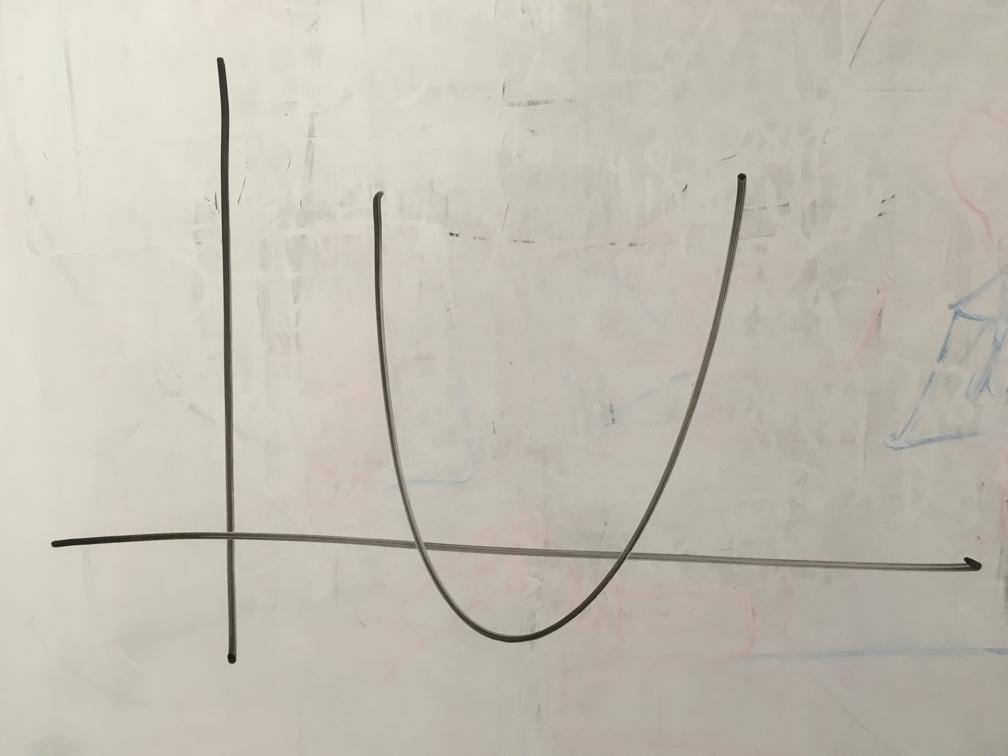
#> input picture exemplo1.jpg, 1008 x 756 px
$ python main.py -i ../exemplo1.jpg
#> lines starting #> are read from the running program, lines starting #| are printed output that depends on the picture; after the words box and inside, x2 and y2 are one past the last pixel; in counts of white or black regions, pixels touching at a corner belong together
import cv2
import numpy as np
import argparse
from collections import defaultdict
import imutils

# Usage:
# $ python main.py -i img_path
# ex:
# $ python main.py -i ../exemplo1.jpg


# Auxiliar functions

# Draw a line parametrized as: rho = x*cos(theta) + y*cos(theta)
# line = [rho, theta]
def draw__hough_line(image, line, color, width):
    theta = line[1]
    rho = line[0]
    a = np.cos(theta)
    b = np.sin(theta)
    x0 = a*rho
    y0 = b*rho
    x1 = int(x0 + 1000*(-b))
    y1 = int(y0 + 1000*(a))
    x2 = int(x0 - 1000*(-b))
    y2 = int(y0 - 1000*(a))

    cv2.line(image, (x1, y1), (x2, y2), color, width)


# Find the point where two lines cross each other
def cross_point(hough_1, hough_2):
    rho1 = hough_1[0]
    theta1 = hough_1[1]
    rho2 = hough_2[0]
    theta2 = hough_2[1]

    a = rho1 * np.cos(theta2) / np.cos(theta1)
    b = np.sin(theta2) - np.sin(theta1)*np.cos(theta2)/np.cos(theta1)
    y = (rho2 - a) / b
    x = (rho1 - y * np.sin(theta1))/np.cos(theta1)
    return x, y

def int_cross_point(hough_1, hough_2):
    cross_p = cross_point(hough_1, hough_2)
    return int(cross_p[0]), int(cross_p[1])

# Main pipeline functions

def parse_input_img():
    parser = argparse.ArgumentParser(description='Receive image')
    parser.add_argument('-i', '--img', required=True, type=str, help='Input image path')
    args = parser.parse_args()
    img = cv2.imread(args.img)
#> img is the input picture: shape (756, 1008, 3); mean B, G, R 178.3, 189.9, 194.9
    return img


def filter_image(img):
    # Low pass filter
    blur = cv2.blur(img,(3,3))
    # Convert to greyscale
    gray = cv2.cvtColor(blur, cv2.COLOR_BGR2GRAY)
    # Get edge map
    edges = cv2.Canny(gray, 100, 200, apertureSize=3)
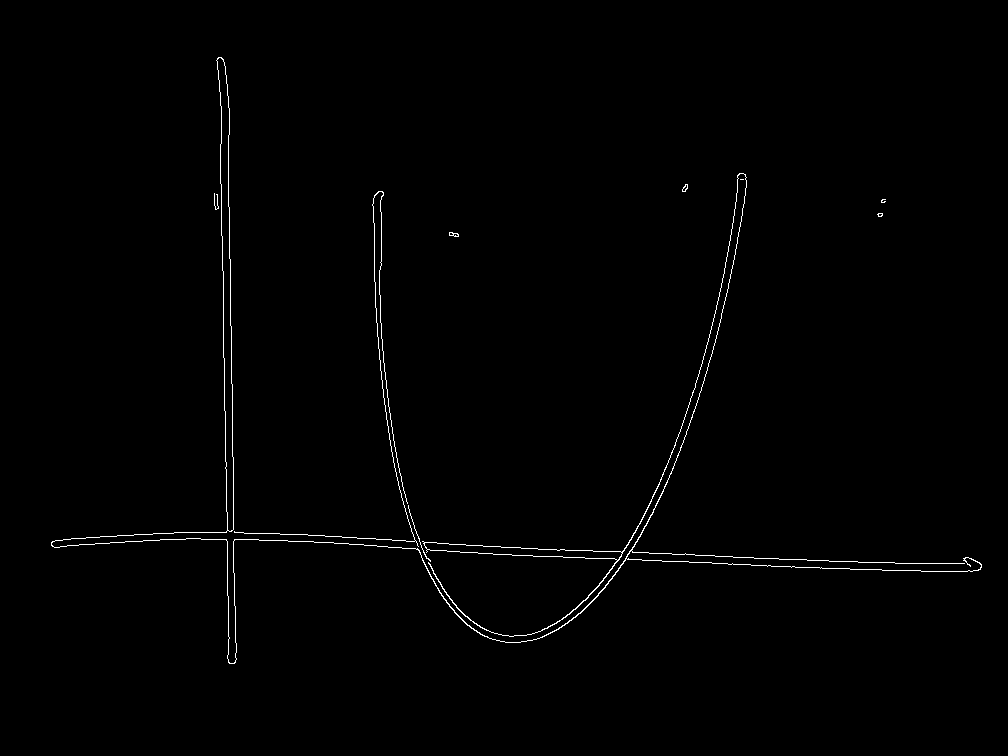
#> edges: shape (756, 1008); 0.72% white in thin lines or dots, all inside (x1, y1, x2, y2) = (51, 57, 982, 664)
    # Dilate edge map to fill holes
    dilatation_kernel = np.ones((5,5), np.uint8)
    dilated = cv2.dilate(edges, dilatation_kernel, iterations=1)
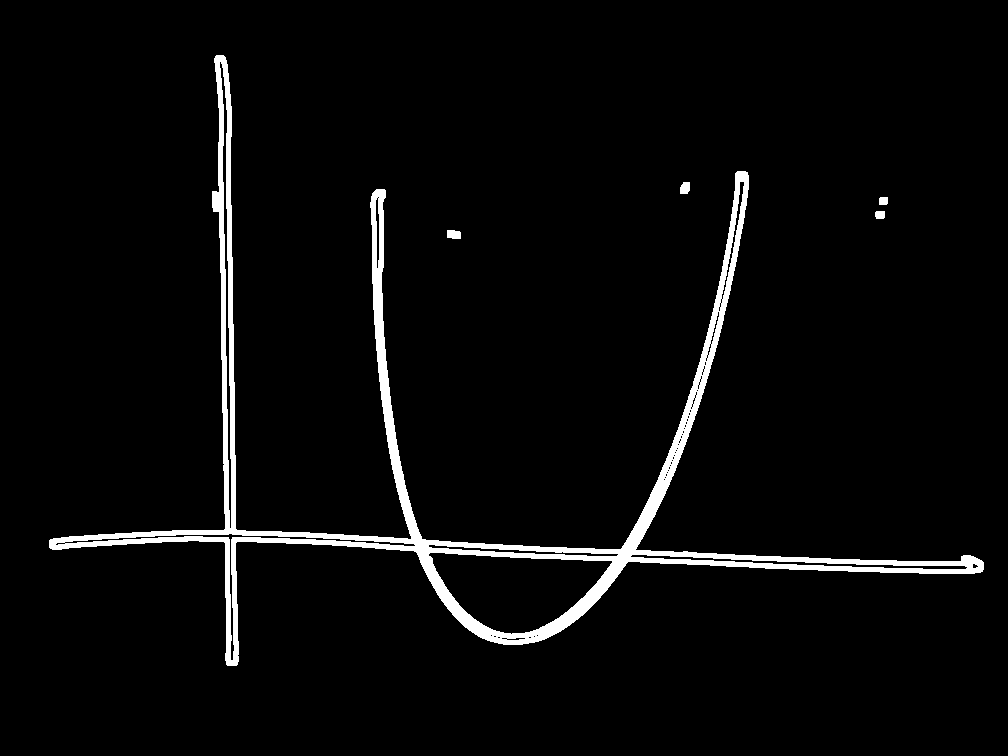
#> dilated: shape (756, 1008); 3.7% white; 5 white regions, box (x1, y1, x2, y2) and area: (49, 55, 984, 666) 27728, (447, 230, 461, 239) 114, (680, 182, 690, 194) 105, (875, 211, 885, 219) 76, (879, 197, 888, 205) 70
    return dilated


def get_axis(img):
    # precisions of the Hough transform
    rho_precision = 1
    theta_precision = 2 * np.pi/180
    # min number of votes to be considered a line
    votes_thresh = 150
    lines = cv2.HoughLines(img, rho_precision, theta_precision, votes_thresh)
#> lines = 90 rows, first 8: [531, 1.61], [537, 1.61], [511, 1.64], [-215, 3.11], [228, 0], [-212, 3.11], [516, 1.64], [540, 1.57]
    first_axis = []
    second_axis = []

    # angle tolerance between the axis
    axis_thresh = np.pi/20.0

    l = 0
    while len(first_axis) == 0 or len(second_axis) == 0 or l >= len(lines):
        for rho, theta in lines[l]:
            # consider that the most voted line must be one of the axis
            if l == 0:
                first_axis = [rho, theta]
            elif abs(abs(first_axis[1] - theta) - np.pi/2.0) < axis_thresh:
                second_axis = [rho, theta]
        l+=1
#> this loop made 4 passes
#> after the loop, l = 4

    if l >= len(lines):
        print("Couldn't find the axis")
        exit()

    return first_axis, second_axis


# Draw black lines on the filtered image to erase the influence of the axis
# on further processing
def erase_axis_points(img, first_axis, second_axis):
    erase_width = 30
    draw__hough_line(img, first_axis, (0, 0, 0), erase_width)
    draw__hough_line(img, second_axis, (0, 0, 0), erase_width)

# slightly change the axis so that they are orthogonals and maintain the same
# crossing point
def adjust_axis(first_axis, second_axis):
    x, y = cross_point(first_axis, second_axis)
    angle_diff = abs(first_axis[1] - second_axis[1])
    angle_change = np.pi/2.0 - angle_diff
    smaller = first_axis
    bigger = second_axis
    if first_axis[1] > second_axis[1]:
        smaller = second_axis
        bigger = first_axis

    smaller[1] -= angle_change/2
    bigger[1] += angle_change/2

    first_axis[0] = x * np.cos(first_axis[1]) + y * np.sin(first_axis[1])
    second_axis[0] = x * np.cos(second_axis[1]) + y * np.sin(second_axis[1])


def draw_axis(img, first_axis, second_axis):
    axis_width = 2
    draw__hough_line(img, first_axis, (255, 0, 0), axis_width)
    draw__hough_line(img, second_axis, (255, 0, 0), axis_width)

def draw_parabola(img, first_axis, second_axis, xo, yo, p, rotation):
    rad_angle = np.pi * rotation / 180.0
    xorigin, yorigin = int_cross_point(first_axis, second_axis)
    width = img.shape[1]
    height = img.shape[0]

    points = []
    for x in range(-xorigin, width - xorigin):
        try: # Catch division by 0
            y = int(((x-xo)**2) / (4*p)) - yo
            xpixel, ypixel = x + xorigin, y + yorigin
            points.append((xpixel, ypixel))
        except:
            pass


    points = [
        (
            int((point[0] - width/2)* np.cos(rad_angle) - (point[1] - height/2)*np.sin(rad_angle) + width/2) ,
            int((point[0] - width/2) * np.sin(rad_angle) + (point[1] - height/2)*np.cos(rad_angle) + height/2)
        )
        for point in points
    ]

    for point in points:
        cv2.circle(img, (point[0], point[1]), 3, (0, 255, 0), 3)


def find_most_voted_parabola(acc, height, width):
    highest_votes = 0

    for x in range(width):
        for y in range(height):
            dic = acc[x][y]
            for p, votes in dic.items():
                if votes > highest_votes:
                    highest_votes = votes
                    most_voted = [x, y, p]

    return most_voted

def hough_parabola(img, p_precision, downscale_ratio):
    # Downscale the image
    img = cv2.resize(img, (0,0), fx=downscale_ratio, fy=downscale_ratio)
    p_precision *= downscale_ratio

    height, width = img.shape[:2]
    acc = [[defaultdict(lambda: 0) for x in range(height)] for y in range(width)]

    # For each white pixel on filtered image (x, y)
    for x in range(width):
        for y in range(height):
            if img[y, x] != 0:
                # For each possible parabola starting point (xo, yo)
                for xo in range(width):
                    for yo in range(height):
                        try: # To catch division by 0
                            # Calculate p for the given starting point (xo, yo)
                            p = (x - xo)**2 / (4 * (y - yo))
                            p = round(p / p_precision) * p_precision

                            if abs(p) > 2:
                                acc[xo][yo][p] += 1
                        except:
                            pass

    best_parabola = find_most_voted_parabola(acc, height, width)

    # Upscale parabola to fit on the original image
    best_parabola[0] = int(best_parabola[0] / downscale_ratio)
    best_parabola[1] = int(best_parabola[1] / downscale_ratio)
    best_parabola[2] = best_parabola[2] / downscale_ratio

    return best_parabola

def get_parabola(img, first_axis, second_axis):
    x, y, p = hough_parabola(img, 0.01, 0.2)
    xorigin, yorigin = int_cross_point(first_axis, second_axis)

    x = x - xorigin
    y = yorigin - y

    return x, y, p

def get_angles_to_rotate(first_axis, second_axis):
    horizontal = first_axis[1]
    if first_axis[1] - second_axis[1] == np.pi/2:
        horizontal = second_axis[1]

    return (np.pi/2 - horizontal) * (180/np.pi)


def print_parabola_equation(x, y, p, angles):
    # It is needed to apply '-' once, in the image, the (0,0) is on top-left, so the signal of p is inverted
    p = -p
    a = 1 / (4*p)
    b = (-2*x)/(4*p)
    c = (x**2)/(4*p) + y

    print('Parabola equation found: {:.3f}x^2 + {:.3f}x + {:.3f}'.format(a, b, c))
    print('The parabola is rotated by {:.0f} degrees'.format(angles))


if __name__ == '__main__':
    img = parse_input_img()
    filtered = filter_image(img)
    # Axis handling
    first_axis, second_axis = get_axis(filtered)
#> first_axis = [531, 1.61]; second_axis = [-215, 3.11]
    erase_axis_points(filtered, first_axis, second_axis)
#> in draw__hough_line, `theta = line[1]`: theta = 1.61
#> in draw__hough_line, `rho = line[0]`: rho = 531
#> in draw__hough_line, `a = np.cos(theta)`: a = -0.0349
#> in draw__hough_line, `b = np.sin(theta)`: b = 0.999
#> in draw__hough_line, `x0 = a*rho`: x0 = -18.53
#> in draw__hough_line, `y0 = b*rho`: y0 = 530.7
#> in draw__hough_line, `x1 = int(x0 + 1000*(-b))`: x1 = -1017
#> in draw__hough_line, `y1 = int(y0 + 1000*(a))`: y1 = 495
#> in draw__hough_line, `x2 = int(x0 - 1000*(-b))`: x2 = 980
#> in draw__hough_line, `y2 = int(y0 - 1000*(a))`: y2 = 565
#> in draw__hough_line, `cv2.line(image, (x1, y1), (x2, y2), color, width)`:
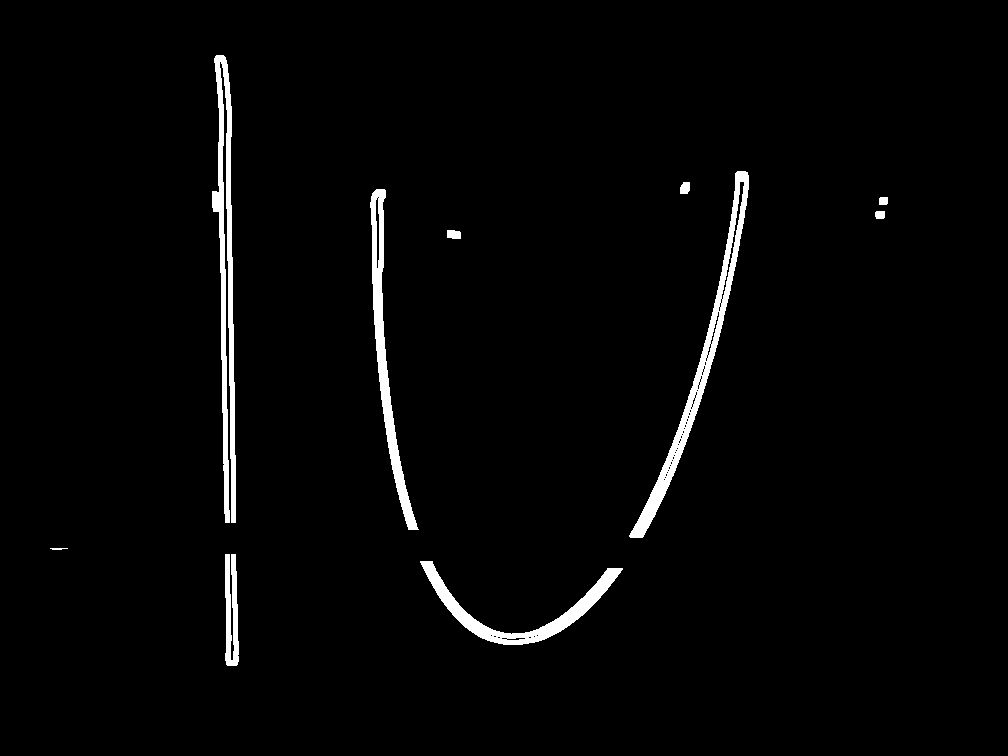
#> image: shape (756, 1008); 2.3% white; 10 white regions, largest, box (x1, y1, x2, y2) and area: (212, 55, 236, 523) 4931, (629, 171, 749, 538) 4605, (370, 189, 419, 530) 3356
    adjust_axis(first_axis, second_axis)
#> in cross_point, `rho1 = hough_1[0]`: rho1 = 531
#> in cross_point, `theta1 = hough_1[1]`: theta1 = 1.61
#> in cross_point, `rho2 = hough_2[0]`: rho2 = -215
#> in cross_point, `theta2 = hough_2[1]`: theta2 = 3.11
#> in cross_point, `a = rho1 * np.cos(theta2) / np.cos(theta1)`: a = 15205.9
#> in cross_point, `b = np.sin(theta2) - np.sin(theta1)*np.cos(theta2)/np.cos(theta1)`: b = -28.58
#> in cross_point, `y = (rho2 - a) / b`: y = 539.5
#> in cross_point, `x = (rho1 - y * np.sin(theta1))/np.cos(theta1)`: x = 234
#> in adjust_axis, `x, y = cross_point(first_axis, second_axis)`: y = 539.5
#> in adjust_axis, `angle_diff = abs(first_axis[1] - second_axis[1])`: angle_diff = 1.5
#> in adjust_axis, `angle_change = np.pi/2.0 - angle_diff`: angle_change = 0.0698
#> in adjust_axis, `smaller = first_axis`: smaller = [531, 1.61]
#> in adjust_axis, `bigger = second_axis`: bigger = [-215, 3.11]
    draw_axis(img, first_axis, second_axis)
#> call 4 of draw__hough_line, with color = (255, 0, 0), width = 2
#> in draw__hough_line (call 4), `theta = line[1]`: theta = 3.14
#> in draw__hough_line (call 4), `rho = line[0]`: rho = -234
#> in draw__hough_line (call 4), `a = np.cos(theta)`: a = -1
#> in draw__hough_line (call 4), `b = np.sin(theta)`: b = -5.96e-09
#> in draw__hough_line (call 4), `x0 = a*rho`: x0 = 234
#> in draw__hough_line (call 4), `y0 = b*rho`: y0 = 1.4e-06
#> in draw__hough_line (call 4), `x1 = int(x0 + 1000*(-b))`: x1 = 233
#> in draw__hough_line (call 4), `y1 = int(y0 + 1000*(a))`: y1 = -999
#> in draw__hough_line (call 4), `x2 = int(x0 - 1000*(-b))`: x2 = 233
#> in draw__hough_line (call 4), `y2 = int(y0 - 1000*(a))`: y2 = 1000
#> in draw__hough_line (call 4), `cv2.line(image, (x1, y1), (x2, y2), color, width)`:
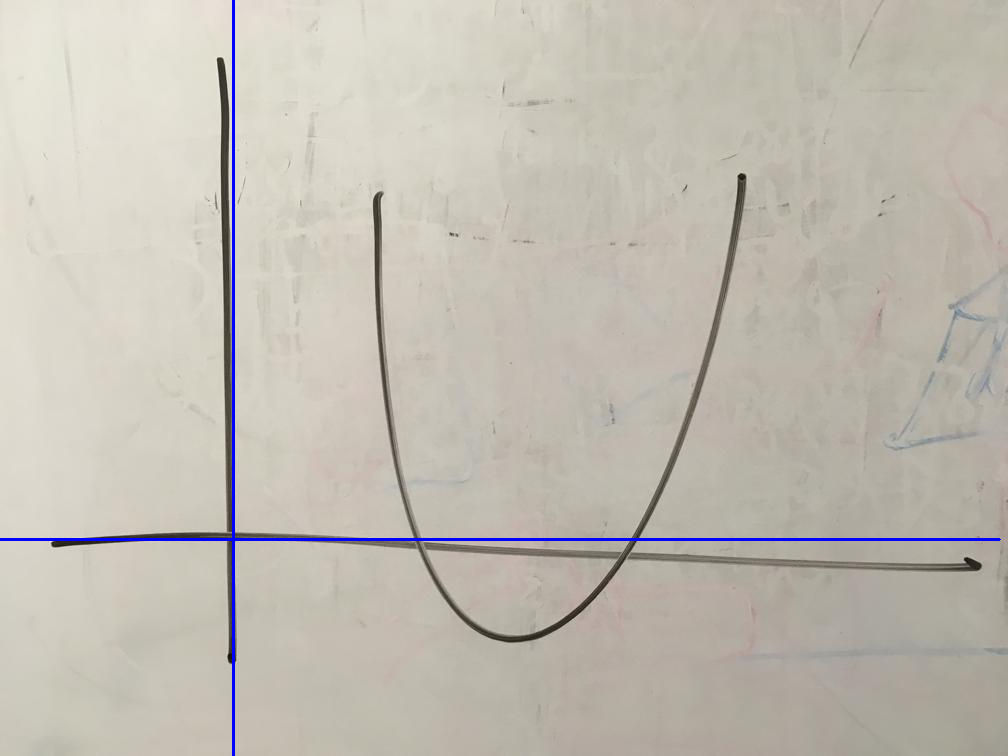
#> image: shape (756, 1008, 3); mean B, G, R 179, 188.8, 193.7
    # Rotation handling
    angles = get_angles_to_rotate(first_axis, second_axis)
#> in get_angles_to_rotate, `horizontal = first_axis[1]`: horizontal = 1.57
#> angles = -3.42e-07
    rotated = imutils.rotate(filtered, - angles)
    # Parabola handling
    x, y, p = get_parabola(rotated, first_axis, second_axis)
#> in hough_parabola, `img = cv2.resize(img, (0,0), fx=downscale_ratio, fy=downscale_ratio)`:
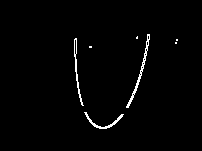
#> img: shape (151, 202); 1.5% white in thin lines or dots, all inside (x1, y1, x2, y2) = (74, 34, 178, 129)
#> in get_parabola, `x, y, p = hough_parabola(img, 0.01, 0.2)`: x = 520; y = 640; p = -31.25
#> in int_cross_point, `cross_p = cross_point(hough_1, hough_2)`: cross_p = (234, 539.5)
#> in get_parabola, `xorigin, yorigin = int_cross_point(first_axis, second_axis)`: xorigin = 233; yorigin = 539
#> in get_parabola, `x = x - xorigin`: x = 287
#> in get_parabola, `y = yorigin - y`: y = -101
#> x = 287; y = -101; p = -31.25
    draw_parabola(img, first_axis, second_axis, x, y, p, - angles)
#> in draw_parabola, `rad_angle = np.pi * rotation / 180.0`: rad_angle = 5.96e-09
#> in draw_parabola, `xorigin, yorigin = int_cross_point(first_axis, second_axis)`: xorigin = 233; yorigin = 539
#> the loop in draw_parabola, `for x in range(-xorigin, width - xorigin):` made 1008 passes
#> (y, ypixel) on passes 1 to 3: (-2062, -1523), (-2053, -1514), (-2045, -1506)
#> after the loop in draw_parabola, `for x in range(-xorigin, width - xorigin):`: points = 1008 pairs, first value 0 to 1007, second value -1523 to 640
#> the loop in draw_parabola, `for point in points:` made 1008 passes
#> point on passes 1 to 3: (0, -1523), (1, -1514), (2, -1506)
#> after the loop in draw_parabola, `for point in points:`:
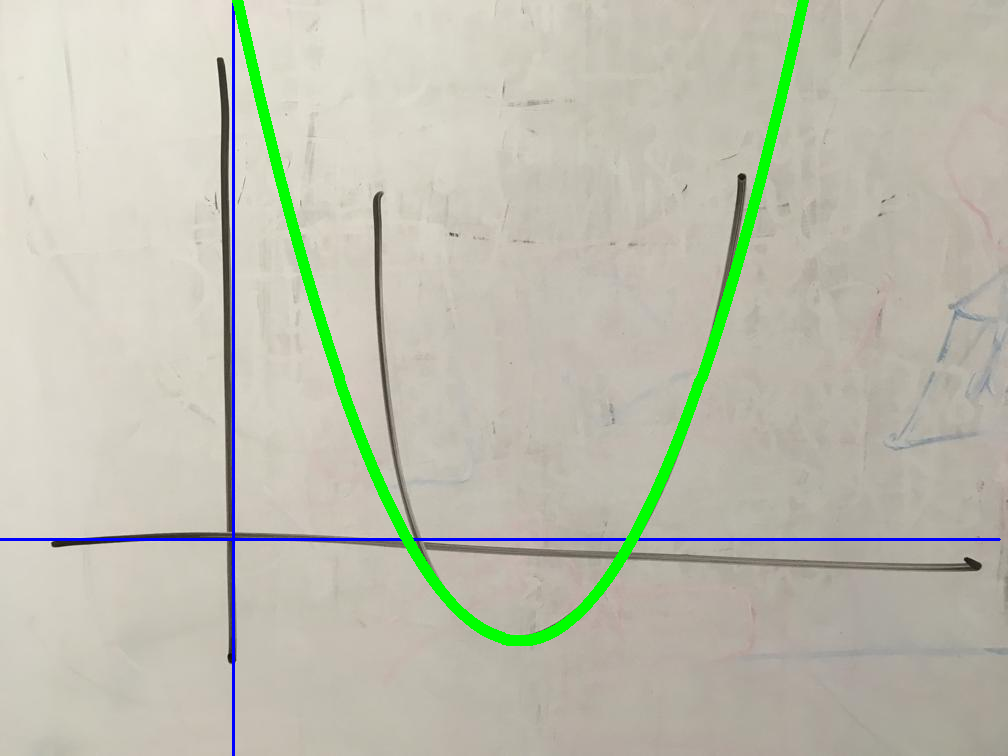
#> img: shape (756, 1008, 3); mean B, G, R 175.7, 190.6, 190.1
    print_parabola_equation(x, y, p, angles)
#> in print_parabola_equation, `p = -p`: p = 31.25
#> in print_parabola_equation, `a = 1 / (4*p)`: a = 0.008
#> in print_parabola_equation, `b = (-2*x)/(4*p)`: b = -4.59
#> in print_parabola_equation, `c = (x**2)/(4*p) + y`: c = 558
#| Parabola equation found: 0.008x^2 + -4.592x + 557.952
#| The parabola is rotated by -0 degrees
    # Show result image
    cv2.imshow("Result", img)
    cv2.waitKey(0)
    cv2.destroyAllWindows()
